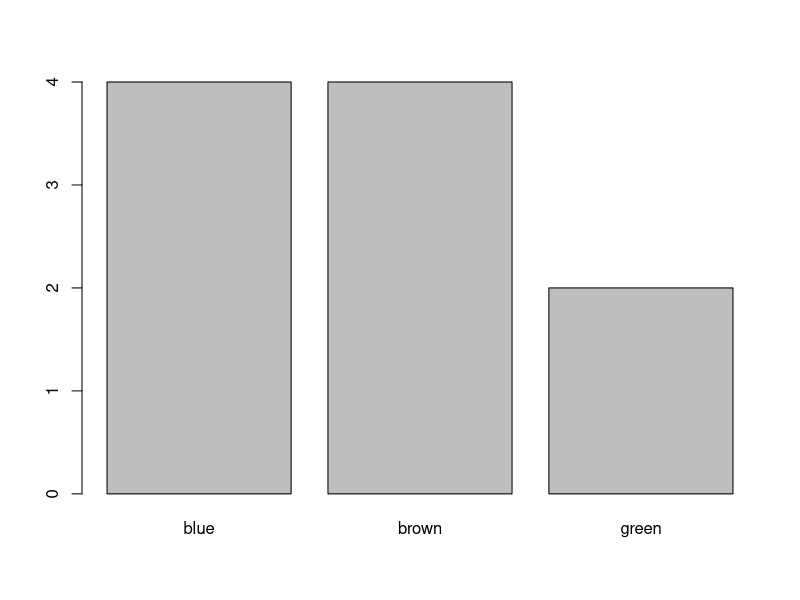
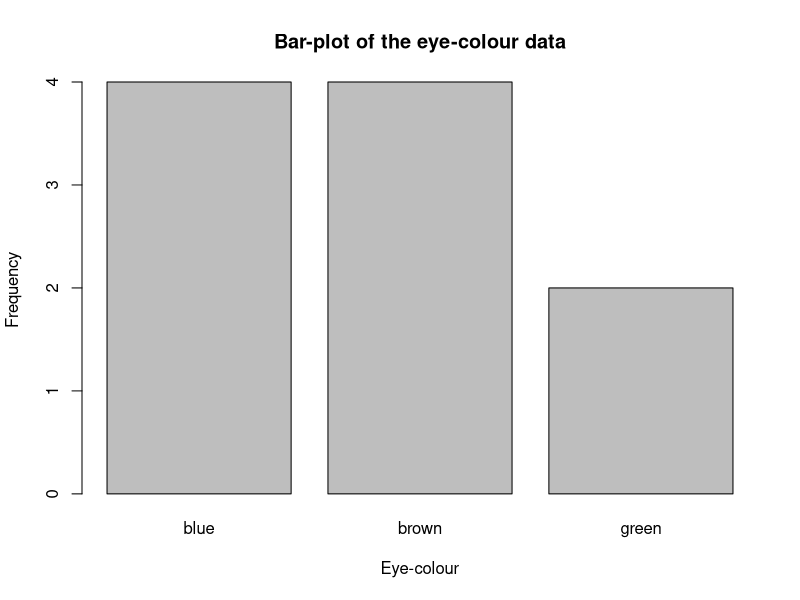
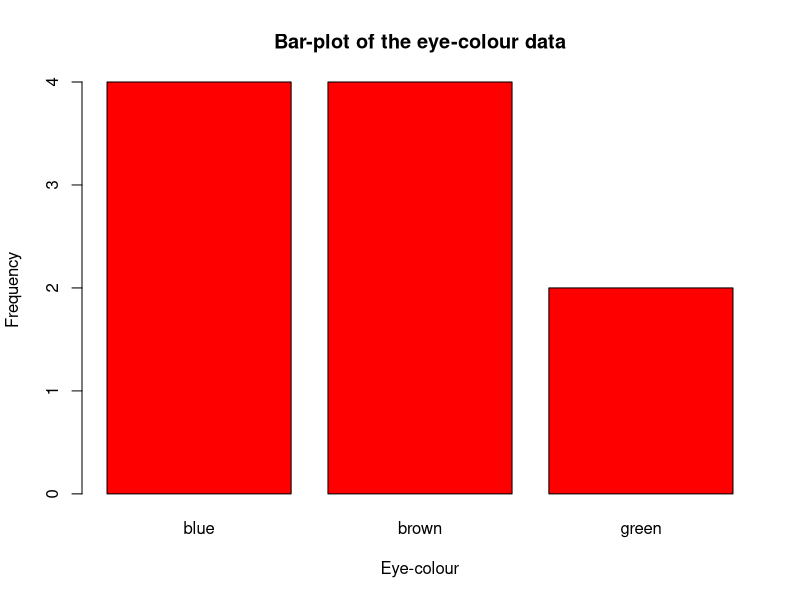
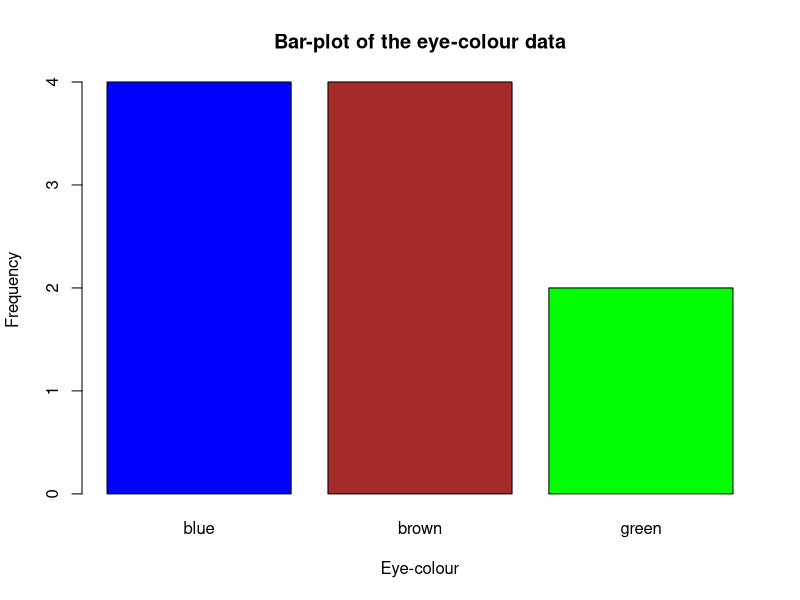
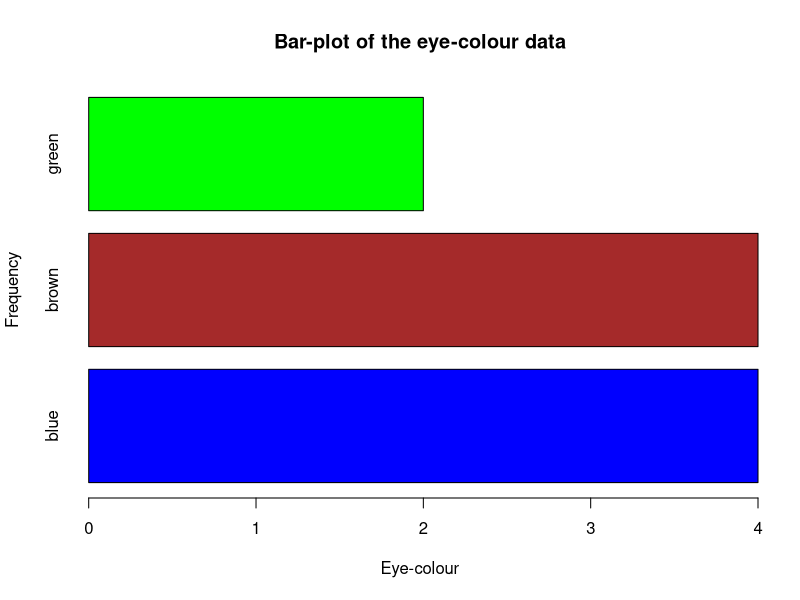
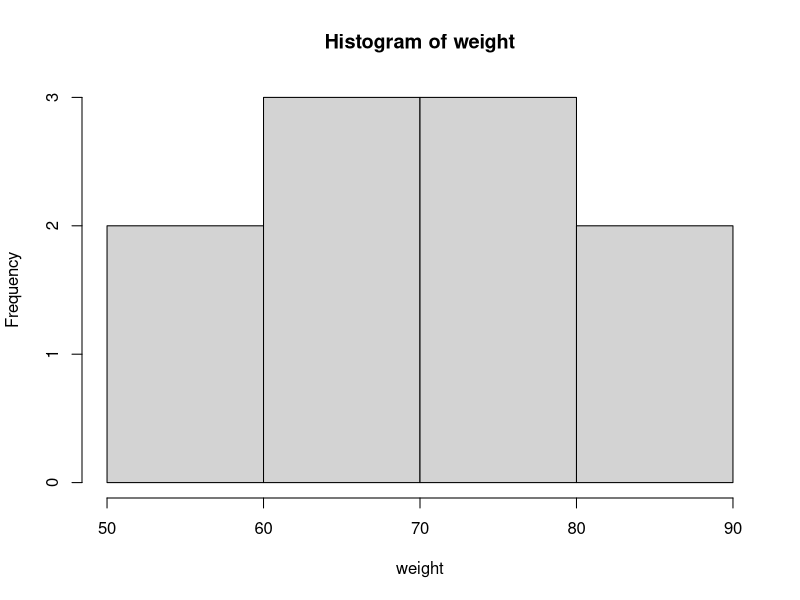
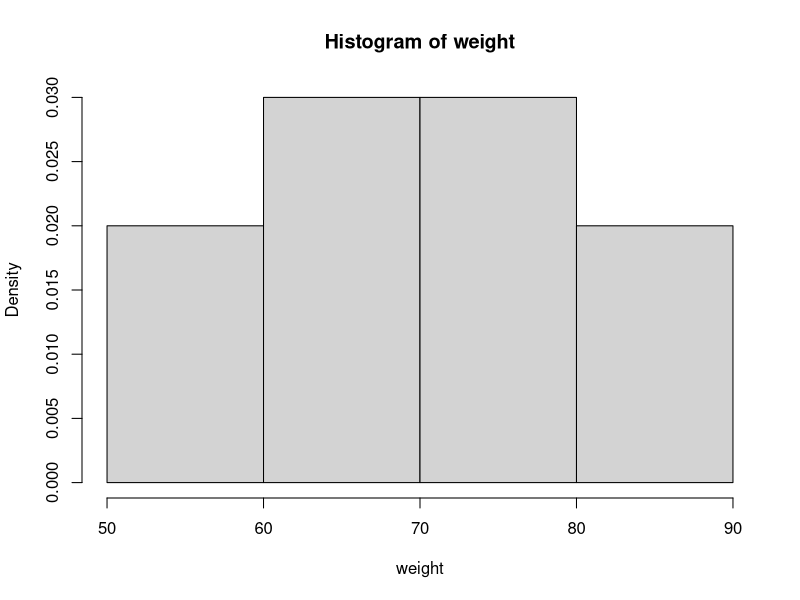
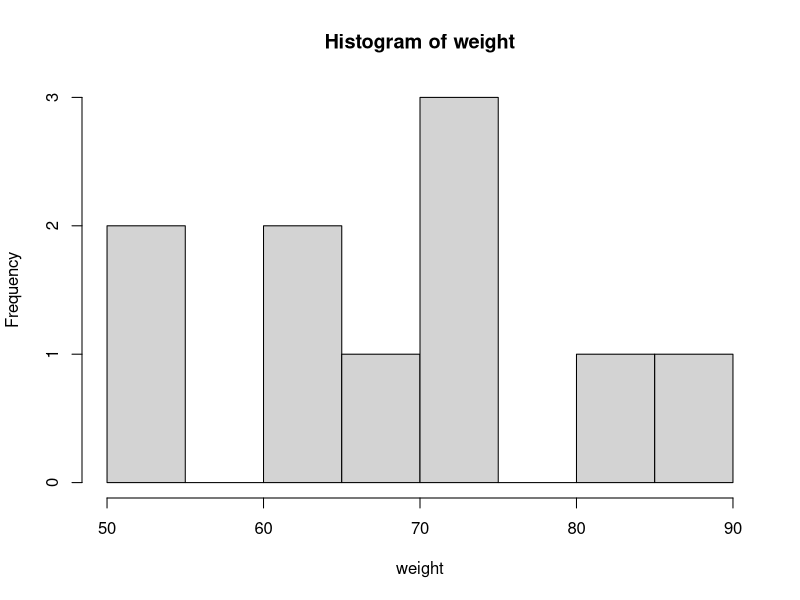

Here is the R script that generated these plots, in order:
##################################################
## Class: BB503 & BB602 Probability and Statistics
## Script purpose: Introduction to R
## Author: Ege Ulgen
##################################################

# Sample Session ----------------------------------------------------------

# This is a comment
# print a number
2 

2 + 3 # perform a simple calculation
2 * 3 

# natural log
log(2)

# working directory -------------------------------------------------------
# Return current working directory
getwd()

# Set working directory
setwd("/Users/egeulgen/Documents/Teaching/21_22_Undergrad/scripts")

# special characters in R -------------------------------------------------s
# NA: Not Available (i.e. missing values)
# NaN: Not a Number (e.g. 0/0)
0/0
# Inf: Infinity
# -Inf: Minus Infinity. For instance 0 divided by 0 gives a NaN, but 1 divided by 0 gives Inf.
1/0

# numeric and string objects ----------------------------------------------
### Numeric objects
# store an object
x <- 2
x # print this object

# store and print an object
(y <- 3)

# perform simple calculations
x + y
x * 3 + y * 2

# update an object to be doubled
x <- 2 * x

### String objects
x <- "Hello"
x

(y <- "World")

# concatenate the two words
paste(x, y)

# vectors -----------------------------------------------------------------
# store a vector
height <- c(168, 177, 177, 177, 178, 172, 165, 171, 178, 170)

# print the second element
height[2]

# print from the 2nd to the 5th element
height[2:5]

# Define a vector as a sequence (1 to 10)
(obs <- 1:10)

# define a regular sequence
seq(1, 10)
seq(1, 10, by = 2)

# Perform a simple calculation using vectors (element-wise)
weight <- c(88, 72, 85, 52, 71, 69, 61, 61, 51, 75)

BMI <- weight / ((height / 100) ^ 2)
BMI

### simple descriptions of the vector
# length
length(height)

### string vectors
eye_color <- c("blue", "green", "brown", "blue", "brown", 
               "blue", "blue", "green", "brown", "brown")

table(eye_color)

table(eye_color) / 10
table(eye_color) / 10 * 100

### appending to and deleting from a vector
# empty vector
my_vec <- c()
# append to vector
my_vec <- c(my_vec, 3)
my_vec
my_vec <- c(1, 2, my_vec)
my_vec

# delete an element
my_vec[2]
my_vec <- my_vec[-2]
my_vec

# simple plotting ---------------------------------------------------------

### bar plot
freq_tbl <- table(eye_color)
barplot(freq_tbl)
barplot(freq_tbl, 
        xlab = "Eye-colour",
        ylab = "Frequency",
        main = "Bar-plot of the eye-colour data")

barplot(freq_tbl, 
        xlab = "Eye-colour",
        ylab = "Frequency",
        main = "Bar-plot of the eye-colour data",
        col = "red")

barplot(freq_tbl, 
        xlab = "Eye-colour",
        ylab = "Frequency",
        main = "Bar-plot of the eye-colour data",
        col = c("blue", "brown", "green"))

barplot(freq_tbl, 
        xlab = "Eye-colour",
        ylab = "Frequency",
        main = "Bar-plot of the eye-colour data",
        col = c("blue", "brown", "green"),
        horiz = TRUE)

?barplot

###  histogram of weight
?hist
hist(weight)
hist(weight, freq = FALSE)
hist(weight, breaks = 10)
hist(weight, breaks = 10, col = "blue")

### Cholesterol data
chol_vec <- c(213, 174, 193, 196, 220, 183, 194, 200, 192, 200, 200, 199, 178,
              183, 188, 193, 187, 181, 193, 205, 196, 211, 202, 213, 216, 206,
              195, 191, 171, 194, 184, 191, 221, 212, 221, 204, 204, 191, 183, 227)
hist(chol_vec)
hist(chol_vec, breaks = 15)

grp1 <- chol_vec[1:20]
grp2 <- chol_vec[21:40]
hist(grp1, col = "red", main = "Group 1 - Distribution")
hist(grp2, col = "blue", main = "Group 2 - Distribution")


min(chol_vec)
max(chol_vec)

hist(grp1, col = "red", main = "Distribution by Group", 
     xlim = c(170, 230), ylim = c(0, 10))
hist(grp2, col = "blue",
     xlim = c(170, 230), ylim = c(0, 10), add = TRUE)




hist(grp1, col = rgb(red = 1, green = 0, blue = 0, alpha = 0.5), 
     main = "Distribution by Group", 
     xlim = c(170, 230), ylim = c(0, 10),
     xlab = NULL)
hist(grp2, col = rgb(red = 0, green = 0, blue = 1, alpha = 0.5), 
     xlim = c(170, 230), ylim = c(0, 10), add = TRUE)

# measures of center ------------------------------------------------------
# mean
mean(chol_vec)

# median
median(chol_vec)

summary(chol_vec)

# mode
table(chol_vec)
sort(table(chol_vec), decreasing = TRUE)

# working with real data --------------------------------------------------
aids_df <- read.delim("scripts/aids_dataset.txt", sep = " ")

head(aids_df)
head(aids_df, 3)

tail(aids_df)

str(aids_df)
aids_df$treatment <- as.factor(aids_df$treatment)
aids_df$gender <- as.factor(aids_df$gender)
str(aids_df)

mean(aids_df$age)
median(aids_df$age)
summary(aids_df$age)
summary(aids_df)

table(aids_df$treatment)
table(aids_df$treatment) / nrow(aids_df) * 100

sub_df1 <- subset(aids_df, treatment == "trt1")
sub_df2 <- subset(aids_df, treatment == "trt2")

rbind(summary(sub_df1$cd4_2), summary(sub_df2$cd4_2))
cbind(summary(sub_df1$cd4_2), summary(sub_df2$cd4_2))
